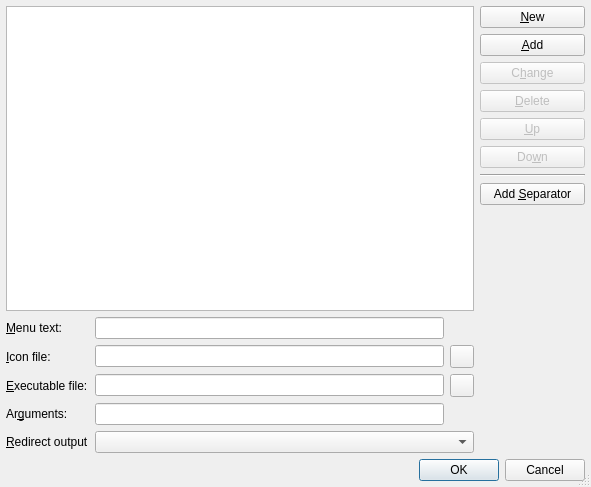
<?xml version="1.0" encoding="UTF-8"?>
<ui version="4.0">
 <class>ToolConfigurationDialog</class>
 <widget class="QDialog" name="ToolConfigurationDialog">
  <property name="geometry">
   <rect>
    <x>0</x>
    <y>0</y>
    <width>591</width>
    <height>487</height>
   </rect>
  </property>
  <property name="windowTitle">
   <string>Configure Tools Menu</string>
  </property>
  <property name="sizeGripEnabled">
   <bool>true</bool>
  </property>
  <layout class="QVBoxLayout">
   <item>
    <layout class="QGridLayout">
     <item row="7" column="3">
      <widget class="QPushButton" name="separatorButton">
       <property name="toolTip">
        <string>Add a separator</string>
       </property>
       <property name="whatsThis">
        <string>&lt;b&gt;Add separator&lt;/b&gt;&lt;p&gt;Add a separator for the menu.&lt;/p&gt;</string>
       </property>
       <property name="text">
        <string>Add &amp;Separator</string>
       </property>
      </widget>
     </item>
     <item row="1" column="3">
      <widget class="QPushButton" name="addButton">
       <property name="toolTip">
        <string>Add a new tools entry</string>
       </property>
       <property name="whatsThis">
        <string>&lt;b&gt;Add&lt;/b&gt;
&lt;p&gt;Add a new tools entry with the values entered below.&lt;/p&gt;</string>
       </property>
       <property name="text">
        <string>&amp;Add</string>
       </property>
       <property name="shortcut">
        <string>Alt+A</string>
       </property>
      </widget>
     </item>
     <item row="0" column="0" rowspan="9" colspan="3">
      <widget class="QListWidget" name="toolsList"/>
     </item>
     <item row="13" column="1" colspan="2">
      <widget class="QComboBox" name="redirectCombo">
       <property name="toolTip">
        <string>Select the output redirection mode</string>
       </property>
       <property name="whatsThis">
        <string>&lt;b&gt;Redirect output&lt;b&gt;&lt;p&gt;Select the output redirection mode. The standard error channel is either not redirected or shown in the log viewer.&lt;/p&gt;</string>
       </property>
      </widget>
     </item>
     <item row="12" column="1">
      <widget class="QLineEdit" name="argumentsEdit">
       <property name="toolTip">
        <string>Enter the arguments for the executable</string>
       </property>
       <property name="whatsThis">
        <string>&lt;b&gt;Arguments&lt;/b&gt;
&lt;p&gt;Enter the arguments for the executable.&lt;/p&gt;</string>
       </property>
      </widget>
     </item>
     <item row="4" column="3">
      <widget class="QPushButton" name="upButton">
       <property name="enabled">
        <bool>false</bool>
       </property>
       <property name="toolTip">
        <string>Move up</string>
       </property>
       <property name="whatsThis">
        <string>&lt;b&gt;Move Up&lt;/b&gt;
&lt;p&gt;Move the selected entry up.&lt;/p&gt;</string>
       </property>
       <property name="text">
        <string>&amp;Up</string>
       </property>
       <property name="shortcut">
        <string>Alt+U</string>
       </property>
      </widget>
     </item>
     <item row="3" column="3">
      <widget class="QPushButton" name="deleteButton">
       <property name="enabled">
        <bool>false</bool>
       </property>
       <property name="toolTip">
        <string>Delete the selected entry</string>
       </property>
       <property name="whatsThis">
        <string>&lt;b&gt;Delete&lt;/b&gt;
&lt;p&gt;Delete the selected entry.&lt;/p&gt;</string>
       </property>
       <property name="text">
        <string>&amp;Delete</string>
       </property>
       <property name="shortcut">
        <string>Alt+D</string>
       </property>
      </widget>
     </item>
     <item row="0" column="3">
      <widget class="QPushButton" name="newButton">
       <property name="toolTip">
        <string>Clear all entry fields</string>
       </property>
       <property name="whatsThis">
        <string>&lt;b&gt;New&lt;/b&gt;
&lt;p&gt;Clear all entry fields for entering a new tools entry.&lt;/p&gt;</string>
       </property>
       <property name="text">
        <string>&amp;New</string>
       </property>
       <property name="shortcut">
        <string>Alt+N</string>
       </property>
      </widget>
     </item>
     <item row="11" column="1">
      <widget class="QLineEdit" name="executableEdit">
       <property name="toolTip">
        <string>Enter the filename of the executable</string>
       </property>
       <property name="whatsThis">
        <string>&lt;b&gt;Executable&lt;/b&gt;
&lt;p&gt;Enter the filename of the executable.&lt;/p&gt;</string>
       </property>
      </widget>
     </item>
     <item row="5" column="3">
      <widget class="QPushButton" name="downButton">
       <property name="enabled">
        <bool>false</bool>
       </property>
       <property name="toolTip">
        <string>Move down</string>
       </property>
       <property name="whatsThis">
        <string>&lt;b&gt;Move Down&lt;/b&gt;
&lt;p&gt;Move the selected entry down.&lt;/p&gt;</string>
       </property>
       <property name="text">
        <string>Do&amp;wn</string>
       </property>
       <property name="shortcut">
        <string>Alt+W</string>
       </property>
      </widget>
     </item>
     <item row="8" column="3">
      <spacer>
       <property name="orientation">
        <enum>Qt::Vertical</enum>
       </property>
       <property name="sizeType">
        <enum>QSizePolicy::Expanding</enum>
       </property>
       <property name="sizeHint" stdset="0">
        <size>
         <width>105</width>
         <height>22</height>
        </size>
       </property>
      </spacer>
     </item>
     <item row="9" column="1">
      <widget class="QLineEdit" name="menuEdit">
       <property name="toolTip">
        <string>Enter the menu text</string>
       </property>
       <property name="whatsThis">
        <string>&lt;b&gt;Menu text&lt;/b&gt;
&lt;p&gt;Enter the menu text. Precede the accelerator key with an &amp; character.&lt;/p&gt;</string>
       </property>
      </widget>
     </item>
     <item row="2" column="3">
      <widget class="QPushButton" name="changeButton">
       <property name="enabled">
        <bool>false</bool>
       </property>
       <property name="toolTip">
        <string>Change the values of the selected entry</string>
       </property>
       <property name="whatsThis">
        <string>&lt;b&gt;Change&lt;/b&gt;
&lt;p&gt;Change the values of the selected entry.&lt;/p&gt;</string>
       </property>
       <property name="text">
        <string>C&amp;hange</string>
       </property>
       <property name="shortcut">
        <string>Alt+H</string>
       </property>
      </widget>
     </item>
     <item row="10" column="0">
      <widget class="QLabel" name="label">
       <property name="text">
        <string>&amp;Icon file:</string>
       </property>
       <property name="buddy">
        <cstring>iconEdit</cstring>
       </property>
      </widget>
     </item>
     <item row="12" column="0">
      <widget class="QLabel" name="TextLabel3">
       <property name="text">
        <string>Ar&amp;guments:</string>
       </property>
       <property name="buddy">
        <cstring>argumentsEdit</cstring>
       </property>
      </widget>
     </item>
     <item row="9" column="0">
      <widget class="QLabel" name="TextLabel2">
       <property name="text">
        <string>&amp;Menu text:</string>
       </property>
       <property name="buddy">
        <cstring>menuEdit</cstring>
       </property>
      </widget>
     </item>
     <item row="6" column="3">
      <widget class="Line" name="line">
       <property name="orientation">
        <enum>Qt::Horizontal</enum>
       </property>
      </widget>
     </item>
     <item row="10" column="1">
      <widget class="QLineEdit" name="iconEdit">
       <property name="toolTip">
        <string>Enter the filename of the icon</string>
       </property>
       <property name="whatsThis">
        <string>&lt;b&gt;Icon&lt;/b&gt;
&lt;p&gt;Enter the filename of the icon.&lt;/p&gt;</string>
       </property>
      </widget>
     </item>
     <item row="13" column="0">
      <widget class="QLabel" name="label_2">
       <property name="text">
        <string>&amp;Redirect output</string>
       </property>
       <property name="buddy">
        <cstring>redirectCombo</cstring>
       </property>
      </widget>
     </item>
     <item row="11" column="0">
      <widget class="QLabel" name="TextLabel1">
       <property name="text">
        <string>&amp;Executable file:</string>
       </property>
       <property name="buddy">
        <cstring>executableEdit</cstring>
       </property>
      </widget>
     </item>
     <item row="10" column="2">
      <widget class="QToolButton" name="iconButton">
       <property name="toolTip">
        <string>Select the icon via a file selection dialog</string>
       </property>
       <property name="whatsThis">
        <string>&lt;b&gt;Icon&lt;/b&gt;
&lt;p&gt;Select the icon via a file selection dialog.&lt;/p&gt;</string>
       </property>
      </widget>
     </item>
     <item row="11" column="2">
      <widget class="QToolButton" name="executableButton">
       <property name="toolTip">
        <string>Select the executable via a file selection dialog</string>
       </property>
       <property name="whatsThis">
        <string>&lt;b&gt;Executable&lt;/b&gt;
&lt;p&gt;Select the executable via a file selection dialog.&lt;/p&gt;</string>
       </property>
      </widget>
     </item>
    </layout>
   </item>
   <item>
    <widget class="QDialogButtonBox" name="buttonBox">
     <property name="orientation">
      <enum>Qt::Horizontal</enum>
     </property>
     <property name="standardButtons">
      <set>QDialogButtonBox::Cancel|QDialogButtonBox::Ok</set>
     </property>
    </widget>
   </item>
  </layout>
 </widget>
 <layoutdefault spacing="6" margin="6"/>
 <pixmapfunction>qPixmapFromMimeSource</pixmapfunction>
 <tabstops>
  <tabstop>toolsList</tabstop>
  <tabstop>menuEdit</tabstop>
  <tabstop>iconEdit</tabstop>
  <tabstop>iconButton</tabstop>
  <tabstop>executableEdit</tabstop>
  <tabstop>executableButton</tabstop>
  <tabstop>argumentsEdit</tabstop>
  <tabstop>redirectCombo</tabstop>
  <tabstop>newButton</tabstop>
  <tabstop>addButton</tabstop>
  <tabstop>changeButton</tabstop>
  <tabstop>deleteButton</tabstop>
  <tabstop>upButton</tabstop>
  <tabstop>downButton</tabstop>
  <tabstop>separatorButton</tabstop>
 </tabstops>
 <resources/>
 <connections>
  <connection>
   <sender>buttonBox</sender>
   <signal>accepted()</signal>
   <receiver>ToolConfigurationDialog</receiver>
   <slot>accept()</slot>
   <hints>
    <hint type="sourcelabel">
     <x>62</x>
     <y>465</y>
    </hint>
    <hint type="destinationlabel">
     <x>62</x>
     <y>486</y>
    </hint>
   </hints>
  </connection>
  <connection>
   <sender>buttonBox</sender>
   <signal>rejected()</signal>
   <receiver>ToolConfigurationDialog</receiver>
   <slot>reject()</slot>
   <hints>
    <hint type="sourcelabel">
     <x>177</x>
     <y>466</y>
    </hint>
    <hint type="destinationlabel">
     <x>178</x>
     <y>486</y>
    </hint>
   </hints>
  </connection>
 </connections>
</ui>
